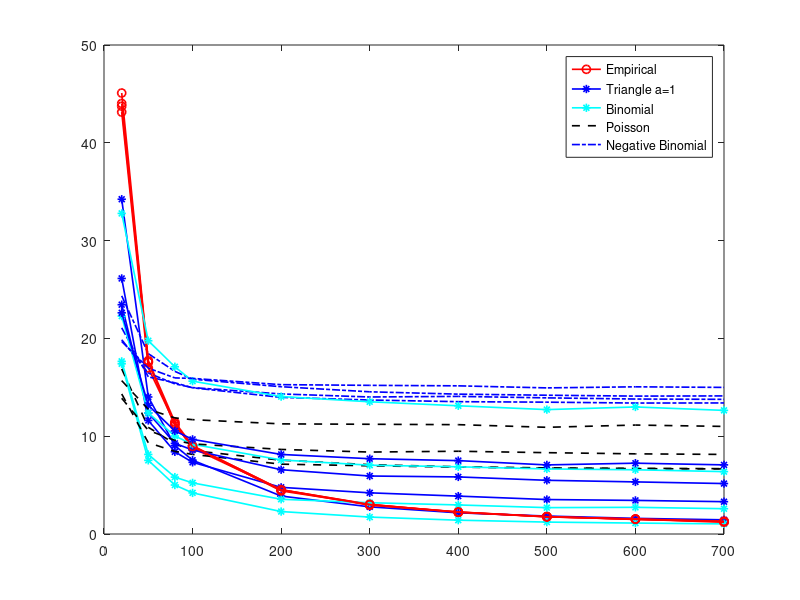

Recreate this plot in MATLAB.
%%
% the following results are obtained from
% Simulations/PoissonMixture/simulation_ISE

%% bandwidth h = 0.1 for .4*Poi(.5) + .6Poi(10) model


k1 = [20 50 80 100 200 300 400 500 600 700];

emp = [44.02  17.60  11.07  8.986 4.524  3.035 2.192  1.793 1.485   1.309   ];
ex1 = [34.23   14.01 9.039  7.547 3.881  2.776 2.166  1.835 1.600   1.450   ];
bino = [17.41  7.532 5.007  4.202 2.296  1.730 1.413  1.219 1.117   1.036   ];
poiss = [16.88 10.91 9.224  8.530 7.550  7.089 6.873  6.759 6.680   6.655   ];
nb =    [24.35 18.44 16.63  15.83  15.06 14.54  14.30 14.19 14.10   14.12   ];


% plot(k1, emp, '-or')
% hold on
% plot(k1, ex1, '-*b')
% plot(k1, bino, '-*c')
% plot(k1, poiss, ':k')
% plot(k1, nb, '-.b')

plot(k1, emp, '-or', 'LineWidth', 1.2)
hold on
plot(k1, ex1, '-*b', 'LineWidth', 1.2)
plot(k1, bino, '-*c', 'LineWidth', 1.2)
plot(k1, poiss, '--k', 'LineWidth', 1.2)
plot(k1, nb, '-.b', 'LineWidth', 1.2)



legend('Empirical', 'Triangle a=1', 'Binomial', 'Poisson', 'Negative Binomial')

% title('Mean of ISE for .4*Poi(.4) + .6*Poi(10) when h = 0.1')






%% bandwidth h = 0.3 for .4*Poi(.5) + .6Poi(10) model


k1 = [20 50 80 100 200 300 400 500 600 700];

emp = [43.14  16.98  11.28  8.790 4.503  2.943  2.244  1.759  1.509  1.271     ];
ex1 = [26.13  11.61  8.407  7.330 4.770  4.210  3.874  3.524  3.435  3.305     ];
bino = [17.65  8.133  5.816 5.225 3.552  3.199  2.971  2.696  2.728  2.587    ];
poiss = [14.32  9.335 8.446 8.138 7.142  6.974  6.839  6.720  6.715  6.680     ];
nb =    [21.08  16.07 15.46 14.95 13.97  13.70  13.53  13.48  13.39  13.40     ];


% plot(k1, emp, '-or')
% hold on
% plot(k1, ex1, '-*b')
% plot(k1, bino, '-*c')
% plot(k1, poiss, ':k')
% plot(k1, nb, '-.b')


plot(k1, emp, '-or', 'LineWidth', 1.2)
hold on
plot(k1, ex1, '-*b', 'LineWidth', 1.2)
plot(k1, bino, '-*c', 'LineWidth', 1.2)
plot(k1, poiss, '--k', 'LineWidth', 1.2)
plot(k1, nb, '-.b', 'LineWidth', 1.2)


legend('Empirical', 'Triangle a=1', 'Binomial', 'Poisson', 'Negative Binomial')

% title('Mean of ISE for .4*Poi(.4) + .6*Poi(10) when h = 0.3')





%% bandwidth h = 0.5 for .4*Poi(.5) + .6Poi(10) model


k1 = [20 50 80 100 200 300 400 500 600 700];

emp = [45.09  17.73  11.45 9.025  4.538 2.992 2.252  1.771  1.514  1.201  ];
ex1 = [23.448 12.38  9.269 8.589  6.573 5.929 5.836  5.491  5.327  5.159    ];
bino = [22.28  12.38 10.02 9.174  7.572 7.035  6.871 6.651  6.568  6.378     ];
poiss = [13.88 10.60 9.573 9.216  8.646 8.379  8.462 8.316  8.196  8.137     ];
nb =    [19.86 16.46 15.35 14.97  14.32 14.01  14.07 13.92  13.80   13.77    ];


% plot(k1, emp, '-or')
% hold on
% plot(k1, ex1, '-*b')
% plot(k1, bino, '-*c')
% plot(k1, poiss, ':k')
% plot(k1, nb, '-.b')

plot(k1, emp, '-or', 'LineWidth', 1.2)
hold on
plot(k1, ex1, '-*b', 'LineWidth', 1.2)
plot(k1, bino, '-*c', 'LineWidth', 1.2)
plot(k1, poiss, '--k', 'LineWidth', 1.2)
plot(k1, nb, '-.b', 'LineWidth', 1.2)



legend('Empirical', 'Triangle a=1', 'Binomial', 'Poisson', 'Negative Binomial')

% title('Mean of ISE for .4*Poi(.4) + .6*Poi(10) when h = 0.5')






%% bandwidth h = 0.7 for .4*Poi(.5) + .6Poi(10) model


k1 = [20 50 80 100 200 300 400 500 600 700];

emp = [43.74  17.57   11.26   8.954  4.407 3.020  2.234  1.751  1.540  1.295        ];
ex1 = [22.62   13.16  10.54   9.676  8.134 7.698  7.502  7.064  7.241  7.068        ];
bino = [32.78   19.76  17.10  15.63  14.05 13.52  13.11  12.72  12.99  12.64        ];
poiss = [15.68  12.75  11.87  11.69  11.26 11.22  11.18  10.91  11.14   11.00      ];
nb =    [19.69  16.96  15.96  15.91  15.27 15.20  15.15  14.94   15.05  14.99       ];


% plot(k1, emp, '-or')
% hold on
% plot(k1, ex1, '-*b')
% plot(k1, bino, '-*c')
% plot(k1, poiss, ':k')
% plot(k1, nb, '-.b')

plot(k1, emp, '-or', 'LineWidth', 1.2)
hold on
plot(k1, ex1, '-*b', 'LineWidth', 1.2)
plot(k1, bino, '-*c', 'LineWidth', 1.2)
plot(k1, poiss, '--k', 'LineWidth', 1.2)
plot(k1, nb, '-.b', 'LineWidth', 1.2)



legend('Empirical', 'Triangle a=1', 'Binomial', 'Poisson', 'Negative Binomial')

% title('Mean of ISE for .4*Poi(.4) + .6*Poi(10) when h = 0.7')


